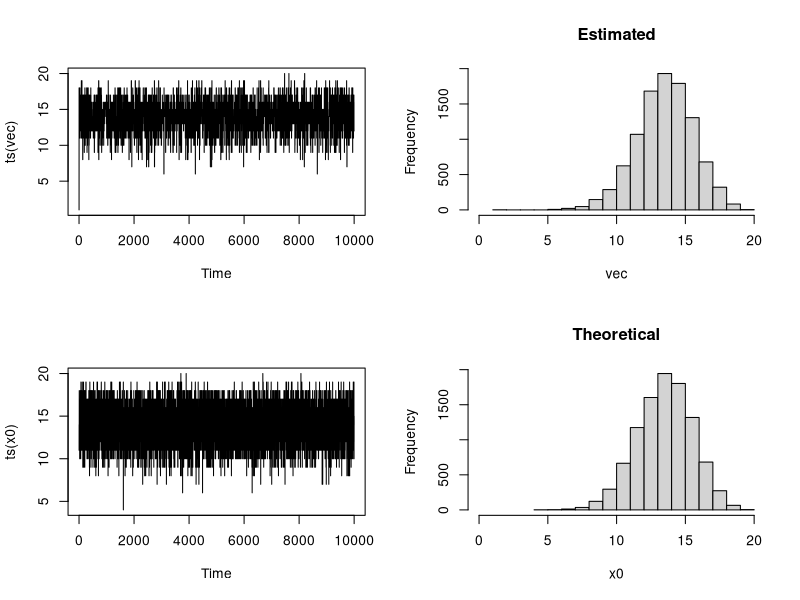
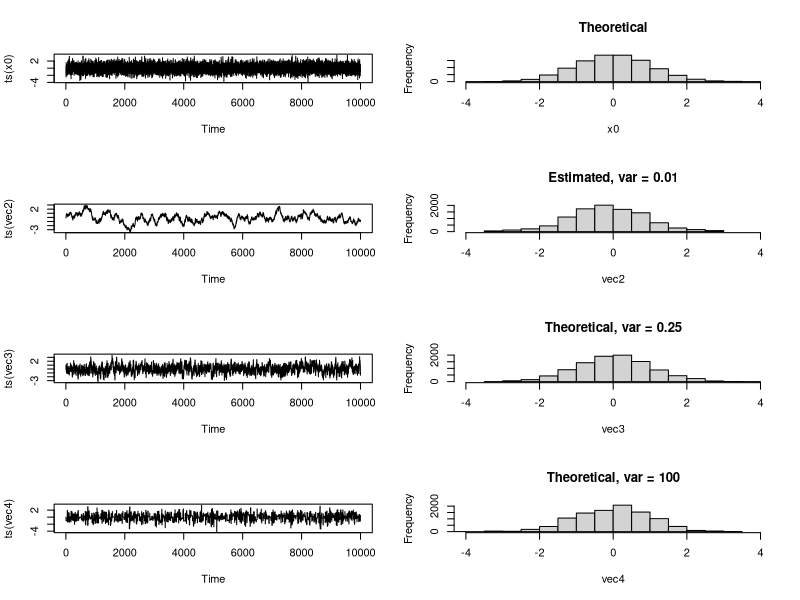
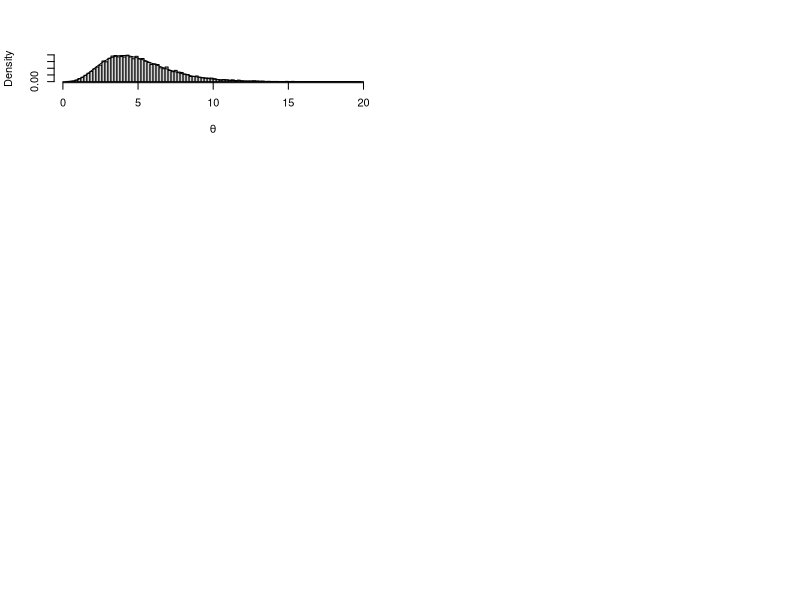

These figures' R source, in order:


############Q1###########

###(a)#########
# independence chains #

bino = function (nsim, n, p) 
{
  vec = vector("numeric", nsim)
  # how to choose vec[1]
  vec[1] = 1
  for (i in 2:nsim) {
    y <- round (runif(1, min = 0, max = n), digits = 0)
    aprob <- min(1, (dbinom(y, n, p)/dbinom(vec[i-1], n, p))/(dunif(y, min = 0, max = n)/dunif(vec[i-1], min = 0, max = n)))
    u <- runif(1)
    if (u < aprob) 
      vec[i] = y
    else 
      vec[i] = vec[i-1]
  }
  return(vec)
  
}

vec<-bino(10000, 20, 0.7)
x0<-rbinom(10000, 20, 0.7)


c(mean(x0), mean(vec))
c(var(x0), var(vec))


par(mfrow=c(2,2))

plot(ts(vec))
hist(vec, xlim = c(0, 20), main = "Estimated")

plot(ts(x0))
hist(x0, xlim = c(0, 20), main = "Theoretical")

#######(b)#############


bino2 = function (n, sigma)
{
  vec = vector("numeric", n)
  vec[1] = 0
  for (i in 2:n) {
    y = rnorm(1, vec[i], sigma )
    y = y + vec[i-1]
    aprob = min(1, dnorm(y) / dnorm(vec[i-1]))
    u = runif(1)
    if (u < aprob) 
      vec[i] = y
    else 
      vec[i] = vec[i-1]
  }
  return(vec)
}
set.seed(998)
vec2<-bino2(10000, 0.1)
vec3<-bino2(10000, 0.5)
vec4<-bino2(10000, 10)
x0<-rnorm(10000)

rbind(cbind(mean(x0), var(x0)),
cbind(mean(vec2), var(vec2)),
cbind(mean(vec3), var(vec3)),
cbind(mean(vec4), var(vec4))
)

cbind(var(x0), var(vec2),var(vec3), var(vec4))

par(mfrow=c(4,2))

plot(ts(x0))
hist(x0, xlim = c(-4,4), main = "Theoretical")

plot(ts(vec2))
hist(vec2, xlim = c(-4,4), main = "Estimated, var = 0.01")

plot(ts(vec3))
hist(vec3, xlim = c(-4,4), main = "Theoretical, var = 0.25")

plot(ts(vec4))
hist(vec4, xlim = c(-4,4), main = "Theoretical, var = 100")

#############
## Q2
set.seed(1234)
install.packages("VGAM")
library(VGAM)


N=10000  
a=5
b=1
X= vector("numeric",N)  
theta = vector("numeric",N)
# for t = 1
theta[1]=rgamma(1,a,b)  
X[1]=rpois(1,theta[1])
# for t = N
for (i in 2:N)
{ 
  X[i]=rpois(1,theta[i-1])
  theta[i]=rgamma(1,a+X[i],1+1/b)
}
## compare with the true marginal distribution 
#par(mfrow=c(1,2))
#X0 = seq(0,6,by = 0.1)
#hist(X[1000:N], freq = FALSE,xlab="X")
#lines(X0,dbetabinom.ab(X0,n,a,b))
theta0 = seq(0,20,by=0.01)
hist(theta[1000:N],breaks = 100, freq = FALSE,xlab=expression(theta), main = "")
lines(theta0,dgamma(theta0,a,b))
